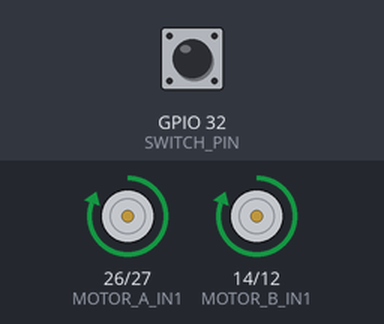
This sketch was run on a simulated ESP32. On the bench: motor-driver pin pairs drawn as motors (green arrow = first pin HIGH = forward, orange = second pin HIGH = backward, longer = more drive, scaled by the enable pin). The test bench sets the inputs (shaded band); at power-on: GPIO 32 (SWITCH_PIN) HIGH. WiFi joins after 1.5 s; servers stay silent unless stated; what the sketch prints to the serial monitor is not drawn.

Above: at 2.7 s.
2.8 s: GPIO 32 (SWITCH_PIN) pulled LOW for 0.15 s
At 2.92 s:
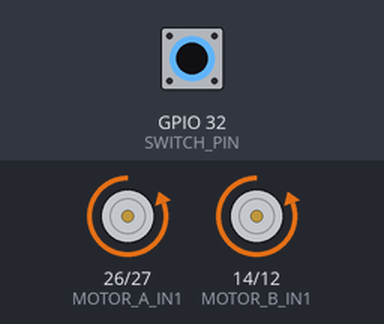
4.5 s: GPIO 32 (SWITCH_PIN) pulled LOW for 3.2 s
At 8.8 s:
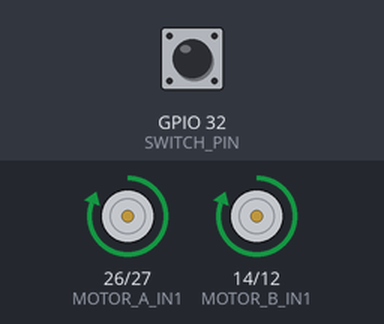
Timing chart, 0 to 10.3 s (numbered marks = the images above; inputs shaded):
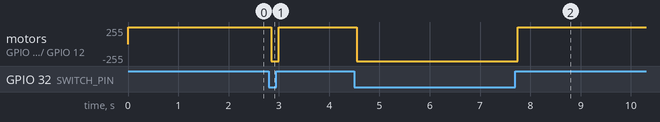

The sketch:

esp32_motor_control.ino
```cpp
#include <WiFi.h>
#include <WebServer.h>

//==============================
// WiFi Credentials
//==============================
const char* WIFI_SSID = "Yoho";
const char* WIFI_PASSWORD = "ashish12";

//==============================
// L298N Motor Pins
//==============================
const int MOTOR_ENABLE_A = 33;
const int MOTOR_A_IN1    = 26;
const int MOTOR_A_IN2    = 27;

const int MOTOR_B_IN1    = 14;
const int MOTOR_B_IN2    = 12;
const int MOTOR_ENABLE_B = 25;

//==============================
// Direction Switch
// GPIO32 ----- Switch ----- GND
//==============================
const int SWITCH_PIN = 32;

// Stop duration after AI detection (3 seconds)
const unsigned long STOP_DURATION_MS = 3000;

WebServer server(80);

bool motorsRunning = true;
unsigned long stopStartedAt = 0;

//====================================================
// Rotate Clockwise
//====================================================
void clockwise() {
  digitalWrite(MOTOR_A_IN1, HIGH);
  digitalWrite(MOTOR_A_IN2, LOW);

  digitalWrite(MOTOR_B_IN1, HIGH);
  digitalWrite(MOTOR_B_IN2, LOW);

  Serial.println("CLOCKWISE");
}

//====================================================
// Rotate Anticlockwise
//====================================================
void anticlockwise() {
  digitalWrite(MOTOR_A_IN1, LOW);
  digitalWrite(MOTOR_A_IN2, HIGH);

  digitalWrite(MOTOR_B_IN1, LOW);
  digitalWrite(MOTOR_B_IN2, HIGH);

  Serial.println("ANTICLOCKWISE");
}

//====================================================
// Start Motors
//====================================================
void startMotors() {
  if (digitalRead(SWITCH_PIN) == HIGH)
    clockwise();
  else
    anticlockwise();

  digitalWrite(MOTOR_ENABLE_A, HIGH);
  digitalWrite(MOTOR_ENABLE_B, HIGH);

  motorsRunning = true;
}

//====================================================
// Stop Motors
//====================================================
void stopMotors() {
  digitalWrite(MOTOR_ENABLE_A, LOW);
  digitalWrite(MOTOR_ENABLE_B, LOW);

  digitalWrite(MOTOR_A_IN1, LOW);
  digitalWrite(MOTOR_A_IN2, LOW);

  digitalWrite(MOTOR_B_IN1, LOW);
  digitalWrite(MOTOR_B_IN2, LOW);

  motorsRunning = false;
  stopStartedAt = millis();

  Serial.println("MOTORS STOPPED");
}

//====================================================
// JSON Response
//====================================================
String statusJson(const String& message) {
  String state = motorsRunning ? "Running" : "Stopped";

  return "{\"connected\":true,"
         "\"motor_status\":\"" + state +
         "\",\"message\":\"" + message + "\"}";
}

//====================================================
// HTTP API
//====================================================
void handleStatus() {
  server.send(200, "application/json", statusJson("ESP32 Online"));
}

void handleStop() {
  Serial.println("STOP REQUEST RECEIVED");

  stopMotors();

  server.send(
      200,
      "application/json",
      statusJson("Motor stopped"));
}

//====================================================
// GPIO Setup
//====================================================
void setupPins() {
  pinMode(MOTOR_ENABLE_A, OUTPUT);
  pinMode(MOTOR_ENABLE_B, OUTPUT);

  pinMode(MOTOR_A_IN1, OUTPUT);
  pinMode(MOTOR_A_IN2, OUTPUT);

  pinMode(MOTOR_B_IN1, OUTPUT);
  pinMode(MOTOR_B_IN2, OUTPUT);

  pinMode(SWITCH_PIN, INPUT_PULLUP);
}

//====================================================
// WiFi
//====================================================
void connectWiFi() {
  WiFi.mode(WIFI_STA);
  WiFi.begin(WIFI_SSID, WIFI_PASSWORD);

  Serial.print("Connecting to WiFi");

  int retry = 0;

  while (WiFi.status() != WL_CONNECTED && retry < 30) {
    delay(500);
    Serial.print(".");
    retry++;
  }

  if (WiFi.status() == WL_CONNECTED) {
    Serial.println();
    Serial.println("WiFi Connected");

    Serial.print("IP Address : ");
    Serial.println(WiFi.localIP());
  } else {
    Serial.println();
    Serial.println("WiFi Connection Failed");
  }
}

//====================================================
// Setup
//====================================================
void setup() {
  Serial.begin(115200);

  setupPins();
  startMotors();
  connectWiFi();

  server.on("/status", HTTP_GET, handleStatus);
  server.on("/stop", HTTP_POST, handleStop);

  server.begin();

  Serial.println("HTTP Server Started");
}

//====================================================
// Loop
//====================================================
void loop() {
  server.handleClient();

  // Change direction immediately when switch changes
  static int previousState = HIGH;
  int currentState = digitalRead(SWITCH_PIN);

  if (currentState != previousState && motorsRunning) {
    delay(50);
    previousState = currentState;
    startMotors();
  }

  // Restart after AI stop
  if (!motorsRunning &&
      millis() - stopStartedAt >= STOP_DURATION_MS) {
    Serial.println("Restarting Motors");
    startMotors();
  }
}
```

Measured:
- after the input at 2.8 s, motor on GPIO 26 (MOTOR_A_IN1) / GPIO 27 (MOTOR_A_IN2), motor on GPIO 14 (MOTOR_B_IN1) / GPIO 12 (MOTOR_B_IN2): forward 255/255 → backward 255/255 after 0.05 s, → forward 255/255 0.15 s later
- after the input at 4.5 s, motor on GPIO 26 (MOTOR_A_IN1) / GPIO 27 (MOTOR_A_IN2), motor on GPIO 14 (MOTOR_B_IN1) / GPIO 12 (MOTOR_B_IN2): forward 255/255 → backward 255/255 after 0.05 s, → forward 255/255 3.2 s later
